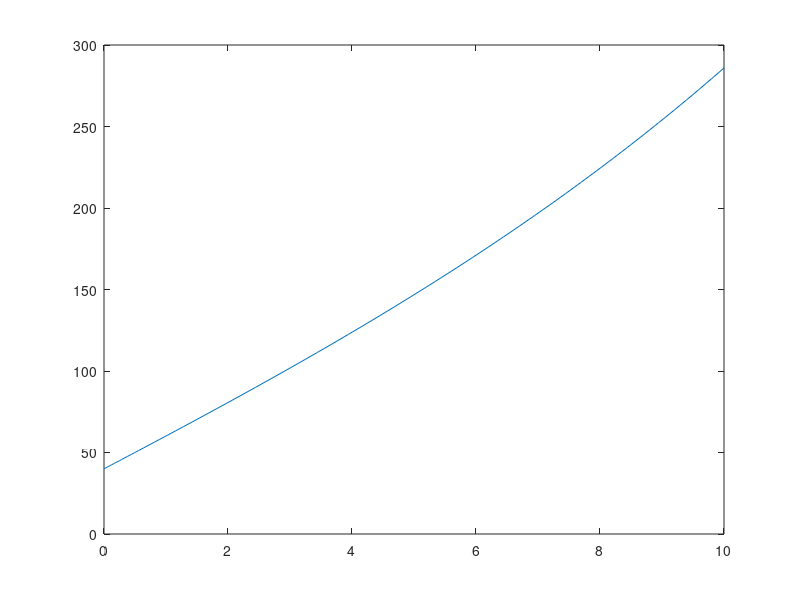
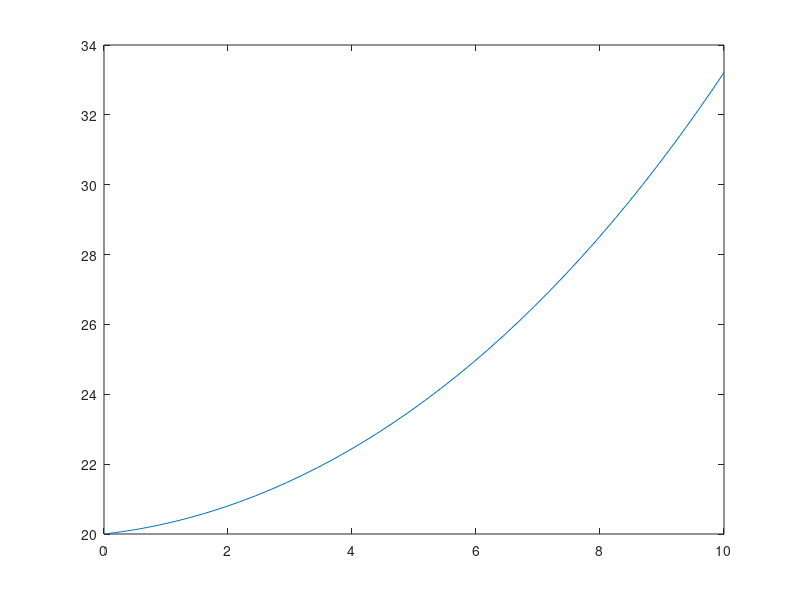

These figures' MATLAB source, in order:
% for example 27.1

function [x,T] = call_temp() %ode45 function rungge-kutta
    xspan = [0 10];

    [x, T] = ode45(@temp, xspan, [40 20]); %(file, range, initial condition)
    T(end,1)
    figure(1);
    plot( x, T(:,1) );
    
    figure(2);
    plot( x, T(:,2) );

    function dTdx = temp(x, T)
        Ta = 20;
        h = 0.01;

        dTdx(1) = T(2);
        dTdx(2) = h*(T(1) - Ta);
        
        dTdx = dTdx';

    end
end